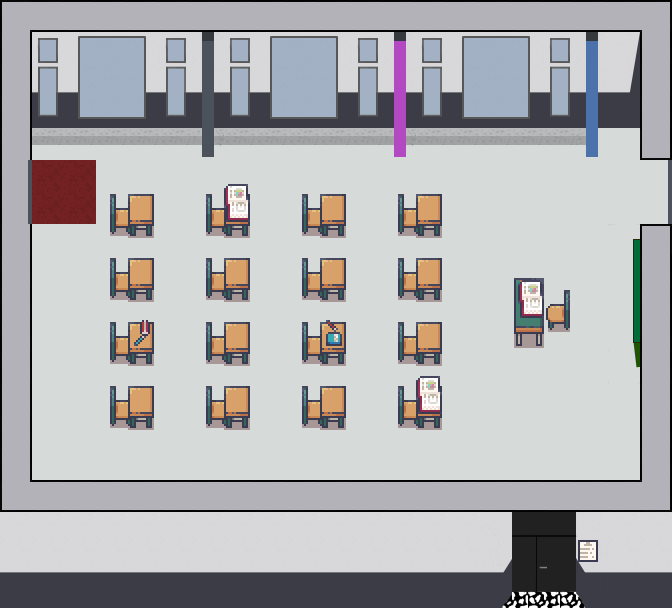

The image is a tile-based game level rendered from a .tmx file. Its description and source (layers, tilesets, objects; grid data summarised) follow:
An orthogonal 21x19 tile map with 32x32 px tiles, 10 tile layers (wall, exit, start, Boden, ...), 5 tilesets.

<map version="1.4" tiledversion="1.4.3" orientation="orthogonal" renderorder="right-down" width="21" height="19" tilewidth="32" tileheight="32" infinite="0" nextlayerid="14" nextobjectid="1">
 <editorsettings>
  <export target="Klassenzimmer_schwarz.json" format="json" />
 </editorsettings>
 <tileset firstgid="1" name="Boden_Klassenzimmer" tilewidth="32" tileheight="32" tilecount="1" columns="1">
  <image source="Boden_Klassenzimmer.png" width="32" height="32" />
 </tileset>
 <tileset firstgid="2" name="5_Classroom_and_library_32x32" tilewidth="32" tileheight="32" tilecount="544" columns="16">
  <image source="Tilesets/5_Classroom_and_library_32x32.png" width="512" height="1088" />
  <tile id="24">
   <properties>
    <property name="collides" type="bool" value="true" />
   </properties>
  </tile>
  <tile id="27">
   <properties>
    <property name="collides" type="bool" value="true" />
   </properties>
  </tile>
  <tile id="50">
   <properties>
    <property name="collides" type="bool" value="true" />
   </properties>
  </tile>
  <tile id="52">
   <properties>
    <property name="collides" type="bool" value="true" />
   </properties>
  </tile>
  <tile id="53">
   <properties>
    <property name="collides" type="bool" value="true" />
   </properties>
  </tile>
  <tile id="83">
   <properties>
    <property name="collides" type="bool" value="true" />
   </properties>
  </tile>
  <tile id="84">
   <properties>
    <property name="collides" type="bool" value="true" />
   </properties>
  </tile>
  <tile id="86">
   <properties>
    <property name="collides" type="bool" value="true" />
   </properties>
  </tile>
 </tileset>
 <tileset firstgid="546" name="wand" tilewidth="32" tileheight="32" tilecount="184" columns="8">
  <image source="Tilesets/wand.png" width="256" height="736" />
  <tile id="0">
   <properties>
    <property name="collides" type="bool" value="false" />
   </properties>
  </tile>
  <tile id="1">
   <properties>
    <property name="collides" type="bool" value="false" />
   </properties>
  </tile>
  <tile id="2">
   <properties>
    <property name="collides" type="bool" value="false" />
   </properties>
  </tile>
  <tile id="3">
   <properties>
    <property name="collides" type="bool" value="false" />
   </properties>
  </tile>
  <tile id="4">
   <properties>
    <property name="collides" type="bool" value="false" />
   </properties>
  </tile>
  <tile id="5">
   <properties>
    <property name="collides" type="bool" value="false" />
   </properties>
  </tile>
  <tile id="6">
   <properties>
    <property name="collides" type="bool" value="false" />
   </properties>
  </tile>
  <tile id="7">
   <properties>
    <property name="collides" type="bool" value="false" />
   </properties>
  </tile>
  <tile id="8">
   <properties>
    <property name="collides" type="bool" value="false" />
   </properties>
  </tile>
  <tile id="9">
   <properties>
    <property name="collides" type="bool" value="false" />
   </properties>
  </tile>
  <tile id="10">
   <properties>
    <property name="collides" type="bool" value="false" />
   </properties>
  </tile>
  <tile id="11">
   <properties>
    <property name="collides" type="bool" value="false" />
   </properties>
  </tile>
  <tile id="12">
   <properties>
    <property name="collides" type="bool" value="false" />
   </properties>
  </tile>
  <tile id="13">
   <properties>
    <property name="collides" type="bool" value="false" />
   </properties>
  </tile>
  <tile id="14">
   <properties>
    <property name="collides" type="bool" value="false" />
   </properties>
  </tile>
  <tile id="15">
   <properties>
    <property name="collides" type="bool" value="false" />
   </properties>
  </tile>
  <tile id="16">
   <properties>
    <property name="collides" type="bool" value="true" />
   </properties>
  </tile>
  <tile id="17">
   <properties>
    <property name="collides" type="bool" value="true" />
   </properties>
  </tile>
  <tile id="18">
   <properties>
    <property name="collides" type="bool" value="true" />
   </properties>
  </tile>
  <tile id="19">
   <properties>
    <property name="collides" type="bool" value="true" />
   </properties>
  </tile>
  <tile id="20">
   <properties>
    <property name="collides" type="bool" value="true" />
   </properties>
  </tile>
  <tile id="21">
   <properties>
    <property name="collides" type="bool" value="true" />
   </properties>
  </tile>
  <tile id="22">
   <properties>
    <property name="collides" type="bool" value="true" />
   </properties>
  </tile>
  <tile id="23">
   <properties>
    <property name="collides" type="bool" value="true" />
   </properties>
  </tile>
  <tile id="40">
   <properties>
    <property name="collides" type="bool" value="true" />
   </properties>
  </tile>
  <tile id="43">
   <properties>
    <property name="collides" type="bool" value="true" />
   </properties>
  </tile>
  <tile id="53">
   <properties>
    <property name="collides" type="bool" value="true" />
   </properties>
  </tile>
  <tile id="54">
   <properties>
    <property name="collides" type="bool" value="true" />
   </properties>
  </tile>
  <tile id="55">
   <properties>
    <property name="collides" type="bool" value="true" />
   </properties>
  </tile>
  <tile id="61">
   <properties>
    <property name="collides" type="bool" value="true" />
   </properties>
  </tile>
  <tile id="62">
   <properties>
    <property name="collides" type="bool" value="true" />
   </properties>
  </tile>
  <tile id="63">
   <properties>
    <property name="collides" type="bool" value="true" />
   </properties>
  </tile>
  <tile id="69">
   <properties>
    <property name="collides" type="bool" value="true" />
   </properties>
  </tile>
  <tile id="70">
   <properties>
    <property name="collides" type="bool" value="true" />
   </properties>
  </tile>
  <tile id="71">
   <properties>
    <property name="collides" type="bool" value="true" />
   </properties>
  </tile>
  <tile id="72">
   <properties>
    <property name="collides" type="bool" value="true" />
   </properties>
  </tile>
  <tile id="73">
   <properties>
    <property name="collides" type="bool" value="true" />
   </properties>
  </tile>
  <tile id="74">
   <properties>
    <property name="collides" type="bool" value="true" />
   </properties>
  </tile>
  <tile id="75">
   <properties>
    <property name="collides" type="bool" value="true" />
   </properties>
  </tile>
  <tile id="76">
   <properties>
    <property name="collides" type="bool" value="true" />
   </properties>
  </tile>
  <tile id="77">
   <properties>
    <property name="collides" type="bool" value="true" />
   </properties>
  </tile>
  <tile id="78">
   <properties>
    <property name="collides" type="bool" value="true" />
   </properties>
  </tile>
  <tile id="79">
   <properties>
    <property name="collides" type="bool" value="true" />
   </properties>
  </tile>
  <tile id="80">
   <properties>
    <property name="collides" type="bool" value="true" />
   </properties>
  </tile>
  <tile id="81">
   <properties>
    <property name="collides" type="bool" value="true" />
   </properties>
  </tile>
  <tile id="82">
   <properties>
    <property name="collides" type="bool" value="true" />
   </properties>
  </tile>
  <tile id="83">
   <properties>
    <property name="collides" type="bool" value="true" />
   </properties>
  </tile>
  <tile id="84">
   <properties>
    <property name="collides" type="bool" value="true" />
   </properties>
  </tile>
  <tile id="85">
   <properties>
    <property name="collides" type="bool" value="true" />
   </properties>
  </tile>
  <tile id="86">
   <properties>
    <property name="collides" type="bool" value="true" />
   </properties>
  </tile>
  <tile id="87">
   <properties>
    <property name="collides" type="bool" value="true" />
   </properties>
  </tile>
  <tile id="88">
   <properties>
    <property name="collides" type="bool" value="true" />
   </properties>
  </tile>
  <tile id="89">
   <properties>
    <property name="collides" type="bool" value="true" />
   </properties>
  </tile>
  <tile id="90">
   <properties>
    <property name="collides" type="bool" value="true" />
   </properties>
  </tile>
  <tile id="91">
   <properties>
    <property name="collides" type="bool" value="true" />
   </properties>
  </tile>
  <tile id="92">
   <properties>
    <property name="collides" type="bool" value="true" />
   </properties>
  </tile>
  <tile id="93">
   <properties>
    <property name="collides" type="bool" value="true" />
   </properties>
  </tile>
  <tile id="94">
   <properties>
    <property name="collides" type="bool" value="true" />
   </properties>
  </tile>
  <tile id="95">
   <properties>
    <property name="collides" type="bool" value="true" />
   </properties>
  </tile>
  <tile id="96">
   <properties>
    <property name="collides" type="bool" value="true" />
   </properties>
  </tile>
  <tile id="97">
   <properties>
    <property name="collides" type="bool" value="true" />
   </properties>
  </tile>
  <tile id="98">
   <properties>
    <property name="collides" type="bool" value="true" />
   </properties>
  </tile>
  <tile id="99">
   <properties>
    <property name="collides" type="bool" value="true" />
   </properties>
  </tile>
  <tile id="100">
   <properties>
    <property name="collides" type="bool" value="true" />
   </properties>
  </tile>
  <tile id="101">
   <properties>
    <property name="collides" type="bool" value="true" />
   </properties>
  </tile>
  <tile id="102">
   <properties>
    <property name="collides" type="bool" value="true" />
   </properties>
  </tile>
  <tile id="103">
   <properties>
    <property name="collides" type="bool" value="true" />
   </properties>
  </tile>
  <tile id="104">
   <properties>
    <property name="collides" type="bool" value="true" />
   </properties>
  </tile>
  <tile id="105">
   <properties>
    <property name="collides" type="bool" value="true" />
   </properties>
  </tile>
  <tile id="106">
   <properties>
    <property name="collides" type="bool" value="true" />
   </properties>
  </tile>
  <tile id="107">
   <properties>
    <property name="collides" type="bool" value="true" />
   </properties>
  </tile>
  <tile id="108">
   <properties>
    <property name="collides" type="bool" value="true" />
   </properties>
  </tile>
  <tile id="109">
   <properties>
    <property name="collides" type="bool" value="true" />
   </properties>
  </tile>
  <tile id="110">
   <properties>
    <property name="collides" type="bool" value="true" />
   </properties>
  </tile>
  <tile id="111">
   <properties>
    <property name="collides" type="bool" value="true" />
   </properties>
  </tile>
  <tile id="112">
   <properties>
    <property name="collides" type="bool" value="true" />
   </properties>
  </tile>
  <tile id="113">
   <properties>
    <property name="collides" type="bool" value="true" />
   </properties>
  </tile>
  <tile id="114">
   <properties>
    <property name="collides" type="bool" value="true" />
   </properties>
  </tile>
  <tile id="115">
   <properties>
    <property name="collides" type="bool" value="true" />
   </properties>
  </tile>
  <tile id="116">
   <properties>
    <property name="collides" type="bool" value="true" />
   </properties>
  </tile>
  <tile id="117">
   <properties>
    <property name="collides" type="bool" value="true" />
   </properties>
  </tile>
  <tile id="118">
   <properties>
    <property name="collides" type="bool" value="true" />
   </properties>
  </tile>
  <tile id="119">
   <properties>
    <property name="collides" type="bool" value="true" />
   </properties>
  </tile>
  <tile id="120">
   <properties>
    <property name="collides" type="bool" value="true" />
   </properties>
  </tile>
  <tile id="121">
   <properties>
    <property name="collides" type="bool" value="true" />
   </properties>
  </tile>
  <tile id="122">
   <properties>
    <property name="collides" type="bool" value="true" />
   </properties>
  </tile>
  <tile id="123">
   <properties>
    <property name="collides" type="bool" value="true" />
   </properties>
  </tile>
  <tile id="124">
   <properties>
    <property name="collides" type="bool" value="true" />
   </properties>
  </tile>
  <tile id="125">
   <properties>
    <property name="collides" type="bool" value="true" />
   </properties>
  </tile>
  <tile id="126">
   <properties>
    <property name="collides" type="bool" value="true" />
   </properties>
  </tile>
  <tile id="127">
   <properties>
    <property name="collides" type="bool" value="true" />
   </properties>
  </tile>
  <tile id="128">
   <properties>
    <property name="collides" type="bool" value="true" />
   </properties>
  </tile>
  <tile id="129">
   <properties>
    <property name="collides" type="bool" value="true" />
   </properties>
  </tile>
  <tile id="130">
   <properties>
    <property name="collides" type="bool" value="true" />
   </properties>
  </tile>
  <tile id="131">
   <properties>
    <property name="collides" type="bool" value="true" />
   </properties>
  </tile>
  <tile id="132">
   <properties>
    <property name="collides" type="bool" value="true" />
   </properties>
  </tile>
  <tile id="133">
   <properties>
    <property name="collides" type="bool" value="true" />
   </properties>
  </tile>
  <tile id="134">
   <properties>
    <property name="collides" type="bool" value="true" />
   </properties>
  </tile>
  <tile id="135">
   <properties>
    <property name="collides" type="bool" value="true" />
   </properties>
  </tile>
  <tile id="136">
   <properties>
    <property name="collides" type="bool" value="true" />
   </properties>
  </tile>
  <tile id="137">
   <properties>
    <property name="collides" type="bool" value="true" />
   </properties>
  </tile>
  <tile id="138">
   <properties>
    <property name="collides" type="bool" value="true" />
   </properties>
  </tile>
  <tile id="139">
   <properties>
    <property name="collides" type="bool" value="true" />
   </properties>
  </tile>
  <tile id="140">
   <properties>
    <property name="collides" type="bool" value="true" />
   </properties>
  </tile>
  <tile id="141">
   <properties>
    <property name="collides" type="bool" value="true" />
   </properties>
  </tile>
  <tile id="142">
   <properties>
    <property name="collides" type="bool" value="true" />
   </properties>
  </tile>
  <tile id="143">
   <properties>
    <property name="collides" type="bool" value="true" />
   </properties>
  </tile>
  <tile id="144">
   <properties>
    <property name="collides" type="bool" value="true" />
   </properties>
  </tile>
  <tile id="145">
   <properties>
    <property name="collides" type="bool" value="true" />
   </properties>
  </tile>
  <tile id="147">
   <properties>
    <property name="collides" type="bool" value="true" />
   </properties>
  </tile>
  <tile id="148">
   <properties>
    <property name="collides" type="bool" value="true" />
   </properties>
  </tile>
  <tile id="149">
   <properties>
    <property name="collides" type="bool" value="true" />
   </properties>
  </tile>
  <tile id="150">
   <properties>
    <property name="collides" type="bool" value="true" />
   </properties>
  </tile>
  <tile id="151">
   <properties>
    <property name="collides" type="bool" value="true" />
   </properties>
  </tile>
  <tile id="152">
   <properties>
    <property name="collides" type="bool" value="true" />
   </properties>
  </tile>
  <tile id="154">
   <properties>
    <property name="collides" type="bool" value="true" />
   </properties>
  </tile>
  <tile id="159">
   <properties>
    <property name="collides" type="bool" value="true" />
   </properties>
  </tile>
  <tile id="181">
   <properties>
    <property name="collides" type="bool" value="true" />
   </properties>
  </tile>
 </tileset>
 <tileset firstgid="730" name="Tafelranz" tilewidth="32" tileheight="32" tilecount="5" columns="1">
  <image source="Tilesets/Tafelranz.png" width="32" height="160" />
 </tileset>
 <tileset firstgid="735" name="boden" tilewidth="32" tileheight="32" tilecount="12" columns="4">
  <image source="Tilesets/boden.png" width="128" height="96" />
 </tileset>
 <layer id="12" name="wall" width="21" height="19">
  <data>[399 cells, 8 non-empty, 1 distinct tile ids]</data>
 </layer>
 <layer id="11" name="exit" width="21" height="19">
  <properties>
   <property name="exitUrl" value="../master/test.json#klassenzimmerzurueck" />
  </properties>
  <data>[399 cells, 2 non-empty, 1 distinct tile ids]</data>
 </layer>
 <layer id="6" name="start" width="21" height="19">
  <data>[399 cells, 2 non-empty, 1 distinct tile ids]</data>
 </layer>
 <layer id="3" name="Boden" width="21" height="19">
  <data>[399 cells, 399 non-empty, 4 distinct tile ids]</data>
 </layer>
 <layer id="4" name="Stühle" width="21" height="19">
  <data>[399 cells, 69 non-empty, 9 distinct tile ids]</data>
 </layer>
 <layer id="5" name="Wände" width="21" height="19">
  <data>[399 cells, 190 non-empty, 36 distinct tile ids]</data>
 </layer>
 <layer id="8" name="Säulen" width="21" height="19">
  <properties>
   <property name="collides" type="bool" value="true" />
  </properties>
  <data>[399 cells, 27 non-empty, 15 distinct tile ids]</data>
 </layer>
 <objectgroup id="2" name="floorLayer" />
 <layer id="7" name="Tafel" width="21" height="19">
  <data>[399 cells, 5 non-empty, 5 distinct tile ids]</data>
 </layer>
 <layer id="9" name="overlay" width="21" height="19">
  <data>[399 cells, 98 non-empty, 24 distinct tile ids]</data>
 </layer>
 <layer id="13" name="overpverlay" width="21" height="19">
  <data>[399 cells, 2 non-empty, 2 distinct tile ids]</data>
 </layer>
</map>
